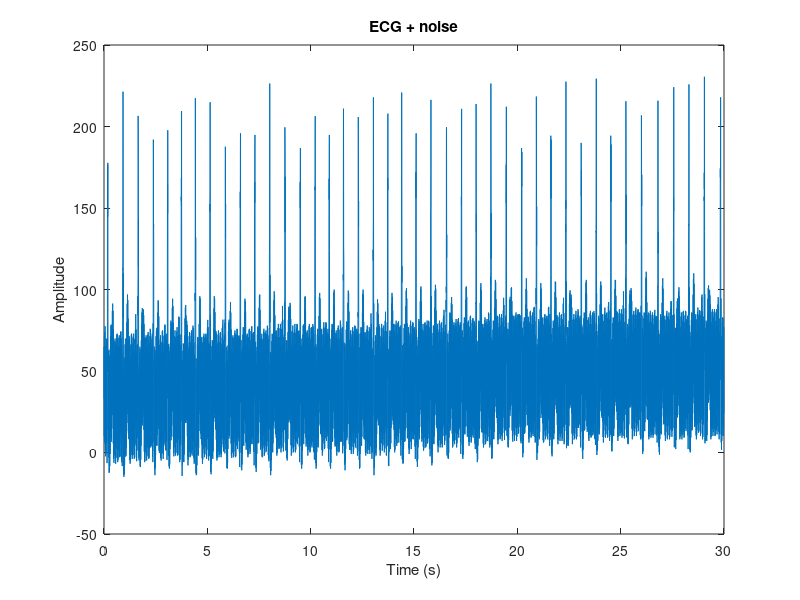
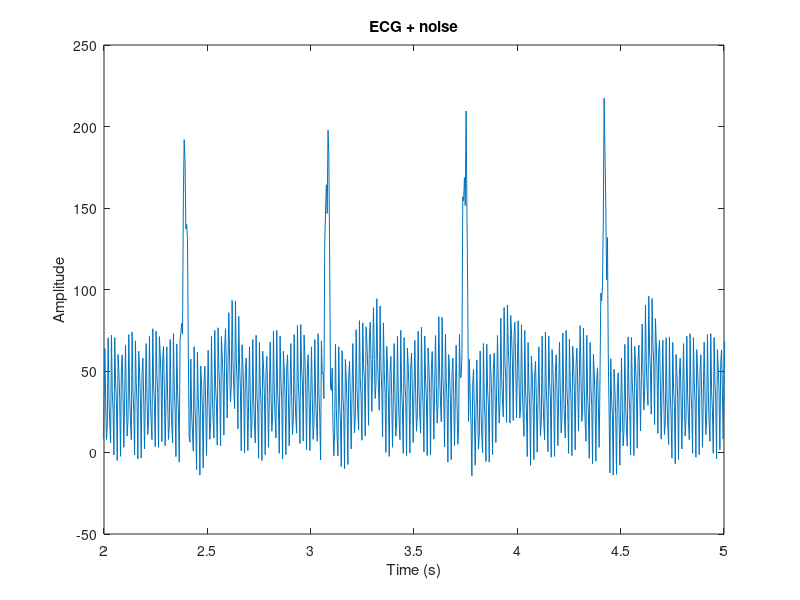
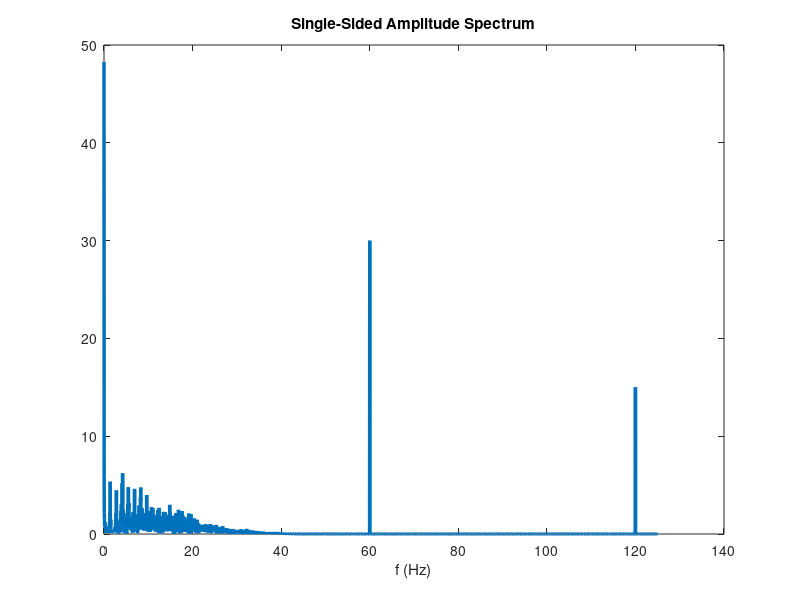

Source code (MATLAB) for these figures, in order: (Note: this script raises an error after producing the figures.)
% Load ecg signal from .mat file
load('hw2_electrocardiogram.mat','ecg')
%a)
% Sampling frequency (in Hz)
Fs = 250;
% Sampling period (in second)
Ts = 1/Fs;
% Signal length
N = length(ecg);
% Ending time
Tmax = (N-1)*Ts;
% Time vector
t=0:Ts:Tmax;

figure
plot(t,ecg)
xlabel('Time (s)')
ylabel('Amplitude')
title('ECG + noise')

%b)
figure
plot(t,ecg)
xlim([2 5])
xlabel('Time (s)')
ylabel('Amplitude')
title('ECG + noise')

%c)
% Compute fft
ECG=fft(ecg);
% Take abs and scale it
ECG2=abs(ECG/N);
% Pick the first half
ECG1=ECG2(1:N/2+1);
% Multiply by 2 (except the DC part), to compenseate
% the removed side from the spectrum.
ECG1(2:end-1) = 2*ECG1(2:end-1);
% Frequency range
F = Fs*(0:(N/2))/N;
% Plot single-sided spectrum
figure
plot(F,ECG1,'LineWidth',2.5)
title('Single-Sided Amplitude Spectrum')
xlabel('f (Hz)');

%e)
% load the first filter object
load noche60;
% removing the 60Hz-frequency noise
almost_pure_ecg = filter(noche60, ecg);

% load the second filter object
load noche120;
% removing the 120Hz-frequency noise
pure_ecg = filter(noche120, almost_pure_ecg);

figure
plot(t,pure_ecg,'LineWidth',2); title('without noise')
xlabel('time (s)')
ylabel('amplitude')
% Zoom in
figure
plot(t(500:length(t)/6),ecg(500:length(t)/6),'LineWidth',2.5); title('Noisy and without noise')
xlim([2 5])
xlabel('time')
ylabel('amplitude')
hold on
plot(t(500:length(t)/6),pure_ecg(500:length(t)/6),'LineWidth',2.5)